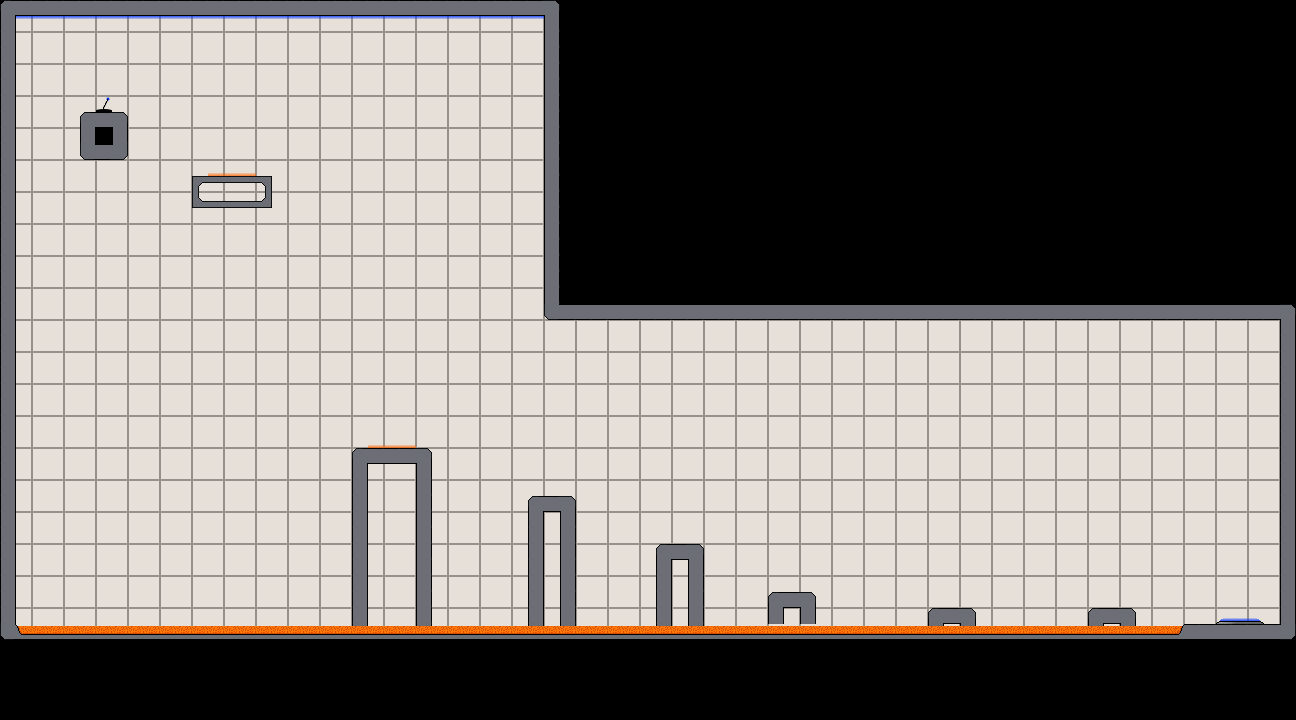

Tiled map render using the project's own tile images. Description and the map definition, with tile-layer contents summarised, below:
An orthogonal 81x45 tile map with 16x16 px tiles, 7 tile layers (background, walls, switches, gravTiles, ...) and 1 object (spawnPoint1).

<map version="1.0" orientation="orthogonal" width="81" height="45" tilewidth="16" tileheight="16">
 <tileset firstgid="1" name="interiorTileset" tilewidth="16" tileheight="16">
  <image source="interiorTileset.png" trans="ff00ff" width="144" height="64" />
 </tileset>
 <layer name="background" width="81" height="45">
  <data>[3645 cells, 3645 non-empty, 5 distinct tile ids]</data>
 </layer>
 <layer name="walls" width="81" height="45">
  <data>[3645 cells, 297 non-empty, 15 distinct tile ids]</data>
 </layer>
 <layer name="switches" width="81" height="45">
  <data>[3645 cells, 1 non-empty, 1 distinct tile ids]</data>
 </layer>
 <layer name="gravTiles" width="81" height="45">
  <data>[3645 cells, 39 non-empty, 2 distinct tile ids]</data>
 </layer>
 <objectgroup name="spawnPoint" width="81" height="45">
  <object name="spawnPoint1" x="1242" y="581" />
 </objectgroup>
 <layer name="acid" width="81" height="45">
  <data>[3645 cells, 292 non-empty, 4 distinct tile ids]</data>
 </layer>
 <layer name="exit" width="81" height="45">
  <data>[3645 cells, 1 non-empty, 1 distinct tile ids]</data>
 </layer>
 <layer name="exitDummyTiles" width="81" height="45">
  <data>[3645 cells, 2 non-empty, 2 distinct tile ids]</data>
 </layer>
</map>
